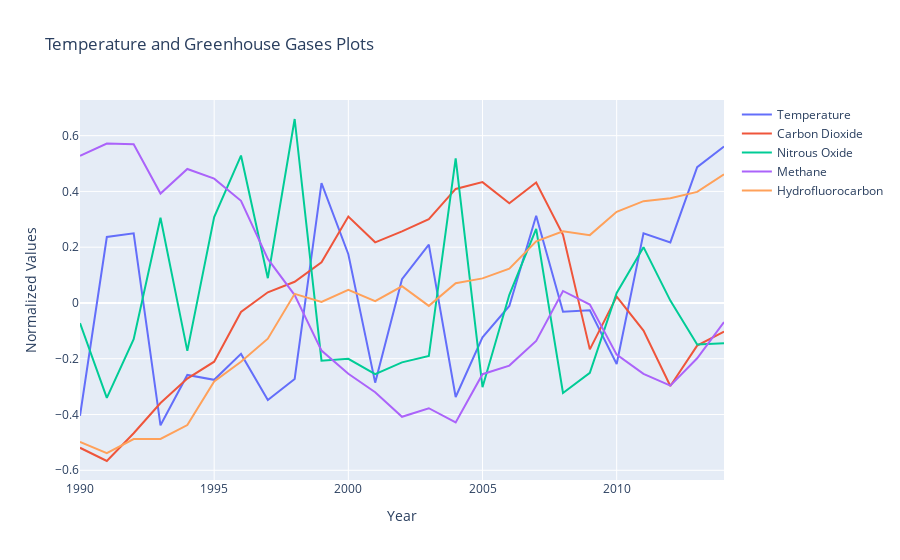

This figure's notebook cell:
### Code cell
trace0 = go.Scatter(
    x = part3_norm.index,
    y = part3_norm['temp'],
    mode = 'lines',
    name = 'Temperature'
)

trace1 = go.Scatter(
    x = part3_norm.index,
    y = part3_norm['co2'],
    mode = 'lines',
    name = 'Carbon Dioxide'
)

trace2 = go.Scatter(
    x = part3_norm.index,
    y = part3_norm['n2o'],
    mode = 'lines',
    name = 'Nitrous Oxide'
)

trace3 = go.Scatter(
    x = part3_norm.index,
    y = part3_norm['methane'],
    mode = 'lines',
    name = 'Methane'
)

trace4 = go.Scatter(
    x = part3_norm.index,
    y = part3_norm['hcfc'],
    mode = 'lines',
    name = 'Hydrofluorocarbon'
)


layout = go.Layout(
    title='Temperature and Greenhouse Gases Plots',
    xaxis=dict(
        title='Year',
    ),
    yaxis=dict(
        title='Normalized Values',
    )
)

data = [trace0,trace1,trace2,trace3,trace4]
fig = go.Figure(data=data, layout=layout)
iplot(fig)

### Figure 1 — Plotly figure (JSON) as saved in the notebook; plotly's stock layout.template omitted (floating-point values rounded to 4 significant figures)
{"data": [{"mode": "lines", "name": "Temperature", "x": [1990, 1991, 1992, 1993, 1994, 1995, 1996, 1997, 1998, 1999, 2000, 2001, 2002, 2003, 2004, 2005, 2006, 2007, 2008, 2009, 2010, 2011, 2012, 2013, 2014], "y": [-0.4045, 0.2366, 0.25, -0.4387, -0.258, -0.2756, -0.1826, -0.3483, -0.2724, 0.4301, 0.1748, -0.2858, 0.08547, 0.2094, -0.3371, -0.1235, -0.01085, 0.3125, -0.03172, -0.02619, -0.2191, 0.2501, 0.2172, 0.487, 0.5613], "type": "scatter"}, {"mode": "lines", "name": "Carbon Dioxide", "x": [1990, 1991, 1992, 1993, 1994, 1995, 1996, 1997, 1998, 1999, 2000, 2001, 2002, 2003, 2004, 2005, 2006, 2007, 2008, 2009, 2010, 2011, 2012, 2013, 2014], "y": [-0.5192, -0.5667, -0.4671, -0.3588, -0.2712, -0.2106, -0.03238, 0.03841, 0.07591, 0.1462, 0.3101, 0.2175, 0.2565, 0.3005, 0.4089, 0.4333, 0.3574, 0.4323, 0.2447, -0.1664, 0.02306, -0.09912, -0.2979, -0.153, -0.1024], "type": "scatter"}, {"mode": "lines", "name": "Nitrous Oxide", "x": [1990, 1991, 1992, 1993, 1994, 1995, 1996, 1997, 1998, 1999, 2000, 2001, 2002, 2003, 2004, 2005, 2006, 2007, 2008, 2009, 2010, 2011, 2012, 2013, 2014], "y": [-0.07239, -0.3403, -0.13, 0.3057, -0.1717, 0.3078, 0.5287, 0.08888, 0.6597, -0.207, -0.2003, -0.2552, -0.213, -0.1903, 0.5189, -0.3022, 0.02924, 0.2655, -0.3227, -0.2506, 0.03581, 0.2002, 0.008571, -0.1486, -0.1446], "type": "scatter"}, {"mode": "lines", "name": "Methane", "x": [1990, 1991, 1992, 1993, 1994, 1995, 1996, 1997, 1998, 1999, 2000, 2001, 2002, 2003, 2004, 2005, 2006, 2007, 2008, 2009, 2010, 2011, 2012, 2013, 2014], "y": [0.5277, 0.5718, 0.5695, 0.3924, 0.4805, 0.4458, 0.3662, 0.158, 0.02828, -0.1708, -0.2537, -0.3202, -0.4082, -0.3774, -0.4282, -0.2554, -0.2245, -0.1359, 0.04309, -0.005851, -0.1853, -0.2544, -0.2963, -0.1983, -0.06864], "type": "scatter"}, {"mode": "lines", "name": "Hydrofluorocarbon", "x": [1990, 1991, 1992, 1993, 1994, 1995, 1996, 1997, 1998, 1999, 2000, 2001, 2002, 2003, 2004, 2005, 2006, 2007, 2008, 2009, 2010, 2011, 2012, 2013, 2014], "y": [-0.4979, -0.5383, -0.4881, -0.4874, -0.4377, -0.2818, -0.2108, -0.1279, 0.03283, 0.003794, 0.04703, 0.006402, 0.05987, -0.01038, 0.07098, 0.08817, 0.1228, 0.2211, 0.2568, 0.2433, 0.3267, 0.3652, 0.3753, 0.3984, 0.4617], "type": "scatter"}], "layout": {"title": {"text": "Temperature and Greenhouse Gases Plots"}, "xaxis": {"title": {"text": "Year"}}, "yaxis": {"title": {"text": "Normalized Values"}}}}
